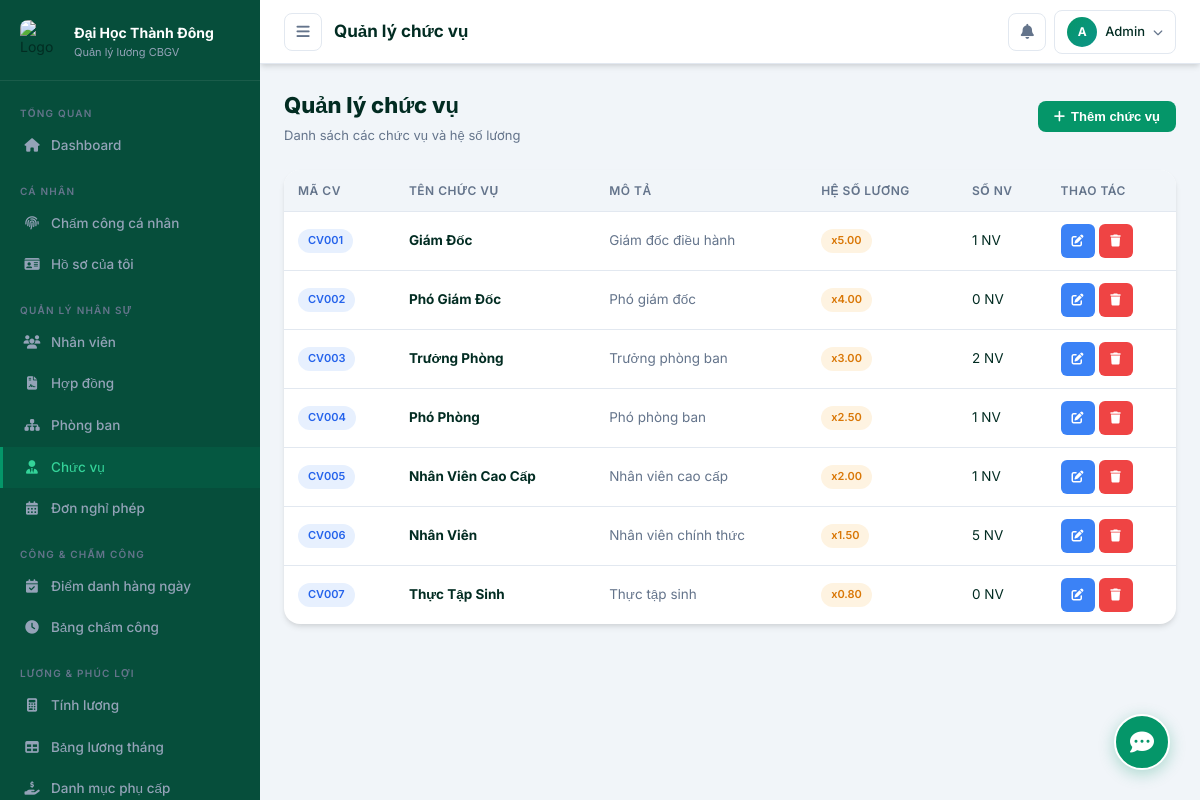
/admin/pages/positions.php (signed in), run on the app's committed database.
### tables this page shows
CREATE TABLE IF NOT EXISTS chuc_vu (
    id INT AUTO_INCREMENT PRIMARY KEY,
    ma_cv VARCHAR(20) NOT NULL UNIQUE,
    ten_cv VARCHAR(100) NOT NULL,
    mo_ta TEXT,
    he_so_luong DECIMAL(5,2) DEFAULT 1.00,
    trang_thai TINYINT(1) DEFAULT 1,
    ngay_tao TIMESTAMP DEFAULT CURRENT_TIMESTAMP
);

### includes/functions.php (called while the page is built, shortened)
<?php
function clean($data) {
    return htmlspecialchars($data ?? '', ENT_QUOTES, 'UTF-8');
}

### admin/pages/positions.php (the view, shortened to what this page needs)
<?php
require_once __DIR__ . '/../../includes/functions.php';
$db = getDB();
$list = $db->query("SELECT cv.*, COUNT(nv.id) as so_nv FROM chuc_vu cv LEFT JOIN nhan_vien nv ON cv.id=nv.id_chuc_vu GROUP BY cv.id ORDER BY cv.he_so_luong DESC")->fetchAll();
?>
<!DOCTYPE html>
<html lang="vi">
<head><meta charset="UTF-8"><meta name="viewport" content="width=device-width, initial-scale=1.0">
<link rel="stylesheet" href="../../assets/css/style.css">
<link rel="stylesheet" href="https://cdnjs.cloudflare.com/ajax/libs/font-awesome/6.5.0/css/all.min.css">
</head>
<body>
<div class="layout">
  <?php include '../includes/sidebar.php'; ?>
  <div class="main-content">
    <?php include '../includes/header.php'; ?>
    <div class="page-content">
      <div class="page-header">
        <div><h1>Quản lý chức vụ</h1><p>Danh sách các chức vụ và hệ số lương</p></div>
        <button class="btn btn-primary" onclick="openModal('modalCV')"><i class="fas fa-plus"></i> Thêm chức vụ</button>
      </div>
      <div class="card">
        <div class="table-responsive">
          <table class="table">
            <thead><tr><th>Mã CV</th><th>Tên chức vụ</th><th>Mô tả</th><th>Hệ số lương</th><th>Số NV</th><th>Thao tác</th></tr></thead>
            <tbody>
              <?php foreach ($list as $cv): ?>
              <tr>
                <td><span class="badge badge-info"><?= clean($cv['ma_cv']) ?></span></td>
                <td><b><?= clean($cv['ten_cv']) ?></b></td>
                <td style="color:var(--gray);"><?= clean($cv['mo_ta'] ?: '—') ?></td>
                <td><span class="badge badge-warning">x<?= $cv['he_so_luong'] ?></span></td>
                <td><?= $cv['so_nv'] ?> NV</td>
                <td>
                  <div style="display:flex;gap:4px;">
                    <button class="btn btn-sm btn-info btn-icon" onclick='openEditCV(<?= json_encode($cv,JSON_UNESCAPED_UNICODE) ?>)'><i class="fas fa-edit"></i></button>
                    <button class="btn btn-sm btn-danger btn-icon" onclick="confirmDelCV(<?= $cv['id'] ?>,'<?= addslashes($cv['ten_cv']) ?>')"><i class="fas fa-trash"></i></button>
                  </div>
                </td>
              </tr>
              <?php endforeach; ?>
            </tbody>
          </table>
        </div>
      </div>
    </div>
  </div>
</div>
</body></html>

### assets/css/style.css (style rules this page uses)
:root { --primary: #059669; --primary-dark: #047857; --primary-light: #34d399; --secondary: #0d9488; --success: #10b981; --warning: #f59e0b; --danger: #ef4444; --info: #3b82f6; --dark: #022c22; --dark2: #064e3b; --dark3: #065f46; --gray: #64748b; --gray-light: #94a3b8; --border: #e2e8f0; --bg: #f1f5f9; --white: #ffffff; --sidebar-w: 260px; --header-h: 64px; --radius: 16px; --radius-sm: 10px; --shadow: 0 4px 6px -1px rgba(0, 0, 0, 0.1), 0 2px 4px -1px rgba(0, 0, 0, 0.06); --shadow-md: 0 10px 15px -3px rgba(0, 0, 0, 0.1), 0 4px 6px -2px rgba(0, 0, 0, 0.05); --shadow-lg: 0 20px 25px -5px rgba(0, 0, 0, 0.1), 0 10px 10px -5px rgba(0, 0, 0, 0.04); --transition: all .3s cubic-bezier(0.4, 0, 0.2, 1); }
*, *::before, *::after { box-sizing: border-box; margin: 0; padding: 0; }
html { scroll-behavior: smooth; }
body { font-family: 'Inter', sans-serif; background: var(--bg); color: var(--dark); font-size: 14px; line-height: 1.6; min-height: 100vh; }
.layout { display: flex; min-height: 100vh; }
.main-content { margin-left: var(--sidebar-w); flex: 1; display: flex; flex-direction: column; min-height: 100vh; transition: var(--transition); }
.page-content { padding: 24px; flex: 1; }
.page-header { display: flex; align-items: center; justify-content: space-between; margin-bottom: 24px; }
.page-header h1 { font-size: 22px; font-weight: 800; color: var(--dark); }
.page-header p { font-size: 13px; color: var(--gray); margin-top: 2px; }
.card { background: var(--white); border-radius: var(--radius); box-shadow: var(--shadow); overflow: hidden; }
.table-responsive { overflow-x: auto; }
.table { width: 100%; border-collapse: collapse; font-size: 13.5px; }
.table th { background: var(--bg); padding: 11px 14px; font-weight: 600; text-align: left; color: var(--gray); font-size: 12px; text-transform: uppercase; letter-spacing: .5px; border-bottom: 1px solid var(--border); white-space: nowrap; }
.table td { padding: 12px 14px; border-bottom: 1px solid var(--border); color: var(--dark); vertical-align: middle; }
.table tr:last-child td { border-bottom: none; }
.badge { display: inline-flex; align-items: center; gap: 4px; padding: 3px 10px; border-radius: 20px; font-size: 11px; font-weight: 600; }
.badge-warning { background: rgba(245,158,11,.12); color: #d97706; }
.badge-info { background: rgba(59,130,246,.12); color: #2563eb; }
.btn { display: inline-flex; align-items: center; gap: 6px; padding: 8px 16px; border-radius: 8px; font-size: 13px; font-weight: 600; cursor: pointer; border: none; transition: var(--transition); outline: none; white-space: nowrap; }
.btn-primary { background: var(--primary); color: #fff; }
.btn-danger { background: var(--danger); color: #fff; }
.btn-info { background: var(--info); color: #fff; }
.btn-sm { padding: 5px 10px; font-size: 12px; border-radius: 6px; }
.btn-icon { padding: 7px; width: 34px; height: 34px; justify-content: center; }

### data on the page
chuc_vu: ma_cv "CV001", ten_cv "Giám Đốc", mo_ta "Giám đốc điều hành", he_so_luong "5.00", so_nv "1"
chuc_vu: ma_cv "CV002", ten_cv "Phó Giám Đốc", mo_ta "Phó giám đốc", he_so_luong "4.00", so_nv "0"
chuc_vu: ma_cv "CV003", ten_cv "Trưởng Phòng", mo_ta "Trưởng phòng ban", he_so_luong "3.00", so_nv "2"
chuc_vu: ma_cv "CV004", ten_cv "Phó Phòng", mo_ta "Phó phòng ban", he_so_luong "2.50", so_nv "1"
chuc_vu: ma_cv "CV005", ten_cv "Nhân Viên Cao Cấp", mo_ta "Nhân viên cao cấp", he_so_luong "2.00", so_nv "1"
chuc_vu: ma_cv "CV006", ten_cv "Nhân Viên", mo_ta "Nhân viên chính thức", he_so_luong "1.50", so_nv "5"
chuc_vu: ma_cv "CV007", ten_cv "Thực Tập Sinh", mo_ta "Thực tập sinh", he_so_luong "0.80", so_nv "0"

### other printed values
$pageTitle "Quản lý chức vụ"
mb_substr($_SESSION['ho_ten'] ?? 'A', 0, 1) "A"
$_SESSION['ho_ten'] "Admin"
